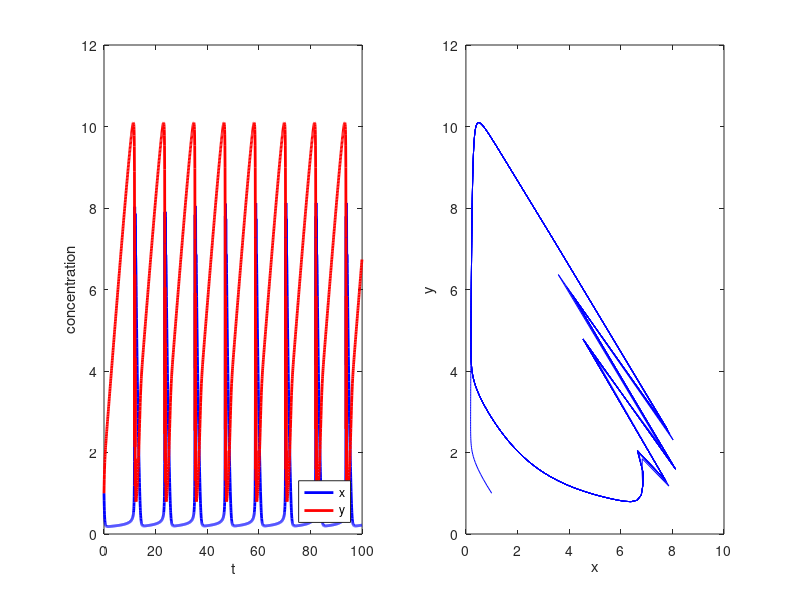

The MATLAB source for this figure:
%**************************************************************************
%*     Section 5.5.1                                                      *
%*     filename: ch05pr07.m                                               *
%*     program listing number: 5.7                                        *
%*                                                                        *
%*     This program solves the Brusselator model                          *
%*     using Runge-Kutta 4th order methods.                               *
%*                                                                        *
%*     Programed by Ryoichi Kawai for Computational Physics Course        *
%*     Revised on 01/07/2014.                                             *
%**************************************************************************
clear all;

% fixed parameter
a=1;

% control parameter
b=input('Enter value for b [1.5-2.5] =');

%initial conditions
x(1)=1;
y(1)=1;
t(1)=0;

% duration 
tmax=100;

% number of integration steps
N=2000;

% step size
h=tmax/N;

for n=1:N-1
    % 4th-order Runge-Kutta
    kx1=a-(b+1)*x(n)+x(n)^2*y(n);
    ky1=b*x(n)-x(n)^2*y(n);
    
    x_mid = x(n)+kx1*h/2;
    y_mid = y(n)+ky1*h/2;
    kx2 = a - (b+1)*x_mid+x_mid^2*y_mid;
    ky2 = b*x_mid-x_mid^2*y_mid;
      
    x_mid = x(n)+kx2*h/2;
    y_mid = y(n)+ky2*h/2;
    kx3 = a - (b+1)*x_mid+x_mid^2*y_mid;
    ky3 = b*x_mid-x_mid^2*y_mid;

    x_end = x(n)+kx3*h;
    y_end = y(n)+ky3*h;
    kx4 = a - (b+1)*x_end+x_end^2*y_end;
    ky4 = b*x_end-x_end^2*y_end;
    
    x(n+1)=x(n)+(kx1+2*(kx2+kx3)+kx4)*h/6;
    y(n+1)=y(n)+(ky1+2*(ky2+ky3)+ky4)*h/6;
    t(n+1)=t(1)+n*h;
end

% plot individual trajectories
subplot(1,2,1);
p=plot(t,x,t,y);
xlabel('t');
ylabel('concentration');
set(p(1),'Color','blue','Linewidth',2);
set(p(2),'Color','red','Linewidth',2);
legend(p,{'x','y'});
legend(p,'Location','SouthEast');

% plot phase trajectory
subplot(1,2,2);
q=plot(x,y);
xlabel('x');
ylabel('y');
set(q(1),'color','blue');
